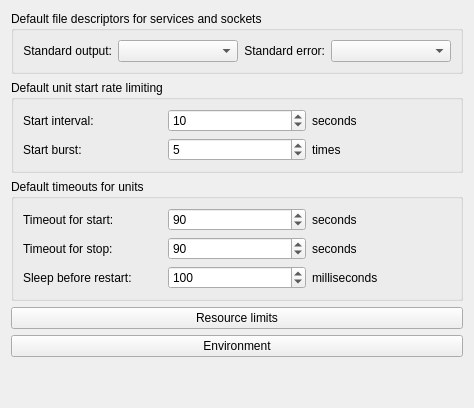
         <widget class="QWidget" name="tabDefaults">
          <attribute name="title">
           <string>Defaults</string>
          </attribute>
          <layout class="QGridLayout" name="gridLayout_20">
           <item row="5" column="0">
            <spacer name="verticalSpacer_4">
             <property name="orientation">
              <enum>Qt::Vertical</enum>
             </property>
             <property name="sizeHint" stdset="0">
              <size>
               <width>20</width>
               <height>40</height>
              </size>
             </property>
            </spacer>
           </item>
           <item row="2" column="0">
            <widget class="QGroupBox" name="grpUnitTimeouts">
             <property name="title">
              <string>Default timeouts for units</string>
             </property>
             <layout class="QGridLayout" name="gridLayout_4">
              <item row="0" column="0">
               <widget class="QLabel" name="label_24">
                <property name="text">
                 <string>Timeout for start:</string>
                </property>
               </widget>
              </item>
              <item row="0" column="1">
               <widget class="QSpinBox" name="spnDefaultTimeoutStartSec">
                <property name="toolTip">
                 <string>&lt;html&gt;&lt;head/&gt;&lt;body&gt;&lt;p&gt;Time to wait when starting a unit. If a unit does not signal start-up completion within this time, it is considered failed and will be shut down.&lt;/p&gt;&lt;p&gt;Requires systemd 209 or higher.&lt;/p&gt;&lt;/body&gt;&lt;/html&gt;</string>
                </property>
                <property name="maximum">
                 <number>999999999</number>
                </property>
                <property name="value">
                 <number>90</number>
                </property>
               </widget>
              </item>
              <item row="0" column="2">
               <widget class="QLabel" name="label_40">
                <property name="text">
                 <string>seconds</string>
                </property>
               </widget>
              </item>
              <item row="1" column="0">
               <widget class="QLabel" name="label_23">
                <property name="text">
                 <string>Timeout for stop:</string>
                </property>
               </widget>
              </item>
              <item row="1" column="1">
               <widget class="QSpinBox" name="spnDefaultTimeoutStopSec">
                <property name="toolTip">
                 <string>&lt;html&gt;&lt;head/&gt;&lt;body&gt;&lt;p&gt;Time to wait when stopping a unit. If a unit does not terminate within this time, it will be forcibly shut down.&lt;/p&gt;&lt;p&gt;Requires systemd 209 or higher.&lt;/p&gt;&lt;/body&gt;&lt;/html&gt;</string>
                </property>
                <property name="maximum">
                 <number>999999999</number>
                </property>
                <property name="value">
                 <number>90</number>
                </property>
               </widget>
              </item>
              <item row="1" column="2">
               <widget class="QLabel" name="label_25">
                <property name="text">
                 <string>seconds</string>
                </property>
               </widget>
              </item>
              <item row="2" column="0">
               <widget class="QLabel" name="label_44">
                <property name="text">
                 <string>Sleep before restart:</string>
                </property>
               </widget>
              </item>
              <item row="2" column="1">
               <widget class="QSpinBox" name="spnDefaultRestartSec">
                <property name="toolTip">
                 <string>&lt;html&gt;&lt;head/&gt;&lt;body&gt;&lt;p&gt;Time to sleep before restarting a service.&lt;/p&gt;&lt;p&gt;Requires systemd 209 or higher.&lt;/p&gt;&lt;/body&gt;&lt;/html&gt;</string>
                </property>
                <property name="maximum">
                 <number>999999999</number>
                </property>
                <property name="value">
                 <number>100</number>
                </property>
               </widget>
              </item>
              <item row="2" column="2">
               <widget class="QLabel" name="label_43">
                <property name="text">
                 <string>milliseconds</string>
                </property>
               </widget>
              </item>
             </layout>
            </widget>
           </item>
           <item row="0" column="0">
            <widget class="QGroupBox" name="groupBox_2">
             <property name="title">
              <string>Default file descriptors for services and sockets</string>
             </property>
             <layout class="QGridLayout" name="gridLayout_22">
              <item row="0" column="0">
               <widget class="QLabel" name="label_4">
                <property name="text">
                 <string>Standard output:</string>
                </property>
                <property name="alignment">
                 <set>Qt::AlignRight|Qt::AlignTrailing|Qt::AlignVCenter</set>
                </property>
               </widget>
              </item>
              <item row="0" column="1">
               <widget class="QComboBox" name="cmbDefaultStandardOutput">
                <property name="minimumSize">
                 <size>
                  <width>120</width>
                  <height>22</height>
                 </size>
                </property>
                <property name="toolTip">
                 <string>Sets the default output for all services and sockets.</string>
                </property>
               </widget>
              </item>
              <item row="0" column="2">
               <widget class="QLabel" name="label_5">
                <property name="text">
                 <string>Standard error:</string>
                </property>
                <property name="alignment">
                 <set>Qt::AlignRight|Qt::AlignTrailing|Qt::AlignVCenter</set>
                </property>
               </widget>
              </item>
              <item row="0" column="3">
               <widget class="QComboBox" name="cmbDefaultStandardError">
                <property name="minimumSize">
                 <size>
                  <width>120</width>
                  <height>22</height>
                 </size>
                </property>
                <property name="toolTip">
                 <string>Sets the default error output for all services and sockets.</string>
                </property>
               </widget>
              </item>
             </layout>
            </widget>
           </item>
           <item row="4" column="0">
            <widget class="QPushButton" name="btnEnviron">
             <property name="toolTip">
              <string>&lt;html&gt;&lt;head/&gt;&lt;body&gt;&lt;p&gt;Set environment variables passed to all executed processes.&lt;/p&gt;&lt;p&gt;Requires systemd 205 or higher.&lt;/p&gt;&lt;/body&gt;&lt;/html&gt;</string>
             </property>
             <property name="text">
              <string>Environment</string>
             </property>
            </widget>
           </item>
           <item row="1" column="0">
            <widget class="QGroupBox" name="grpUnitStartRateLimit">
             <property name="title">
              <string>Default unit start rate limiting</string>
             </property>
             <layout class="QGridLayout" name="gridLayout_19">
              <item row="0" column="0">
               <widget class="QLabel" name="label_46">
                <property name="text">
                 <string>Start interval:</string>
                </property>
               </widget>
              </item>
              <item row="0" column="1">
               <widget class="QSpinBox" name="spnDefaultStartLimitInterval">
                <property name="toolTip">
                 <string>&lt;html&gt;&lt;head/&gt;&lt;body&gt;&lt;p&gt;Interval in which rate limiting is set.&lt;/p&gt;&lt;p&gt;Requires systemd 209 or higher.&lt;/p&gt;&lt;/body&gt;&lt;/html&gt;</string>
                </property>
                <property name="maximum">
                 <number>999999999</number>
                </property>
                <property name="value">
                 <number>10</number>
                </property>
               </widget>
              </item>
              <item row="0" column="2">
               <widget class="QLabel" name="label_45">
                <property name="text">
                 <string>seconds</string>
                </property>
               </widget>
              </item>
              <item row="1" column="0">
               <widget class="QLabel" name="label_47">
                <property name="text">
                 <string>Start burst:</string>
                </property>
               </widget>
              </item>
              <item row="1" column="1">
               <widget class="QSpinBox" name="spnDefaultStartLimitBurst">
                <property name="toolTip">
                 <string>&lt;html&gt;&lt;head/&gt;&lt;body&gt;&lt;p&gt;Sets how many times a service can be started within the defined interval.&lt;/p&gt;&lt;p&gt;Requires systemd 209 or higher.&lt;/p&gt;&lt;/body&gt;&lt;/html&gt;</string>
                </property>
                <property name="maximum">
                 <number>999999999</number>
                </property>
                <property name="value">
                 <number>5</number>
                </property>
               </widget>
              </item>
              <item row="1" column="2">
               <widget class="QLabel" name="label_48">
                <property name="text">
                 <string>times</string>
                </property>
               </widget>
              </item>
             </layout>
            </widget>
           </item>
           <item row="3" column="0">
            <widget class="QPushButton" name="btnResourceLimits">
             <property name="toolTip">
              <string>Set default resource limits for units.</string>
             </property>
             <property name="text">
              <string>Resource limits</string>
             </property>
            </widget>
           </item>
          </layout>
         </widget>
